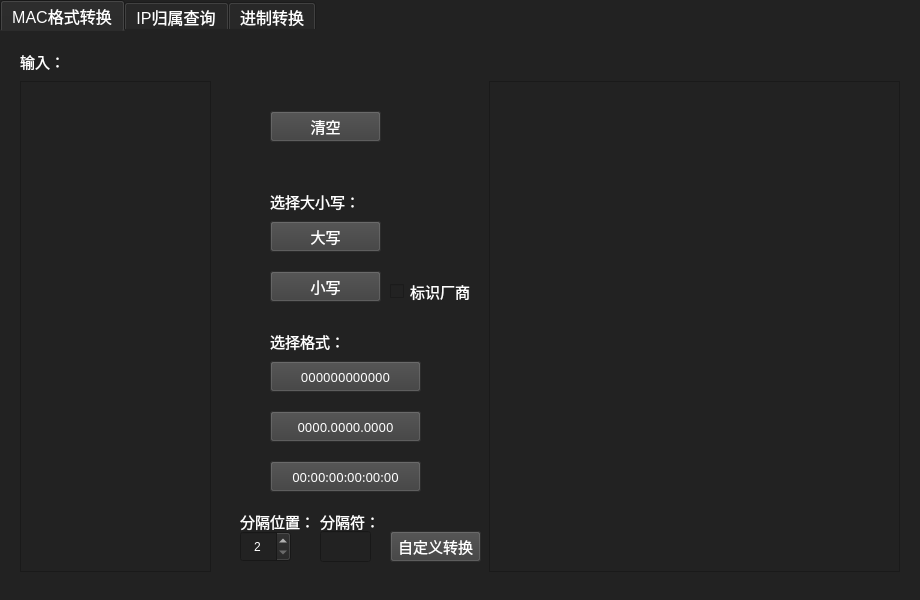
<?xml version="1.0" encoding="UTF-8"?>
<ui version="4.0">
 <class>net_tool</class>
 <widget class="QMainWindow" name="net_tool">
  <property name="geometry">
   <rect>
    <x>0</x>
    <y>0</y>
    <width>920</width>
    <height>600</height>
   </rect>
  </property>
  <property name="minimumSize">
   <size>
    <width>920</width>
    <height>600</height>
   </size>
  </property>
  <property name="maximumSize">
   <size>
    <width>921</width>
    <height>600</height>
   </size>
  </property>
  <property name="windowTitle">
   <string extracomment="by str130">MAC格式转换 v1.06</string>
  </property>
  <property name="styleSheet">
   <string notr="true">background-color: rgb(34, 34, 34);
color: rgb(255, 255, 255);</string>
  </property>
  <widget class="QWidget" name="centralwidget">
   <widget class="QTabWidget" name="tab_select">
    <property name="enabled">
     <bool>true</bool>
    </property>
    <property name="geometry">
     <rect>
      <x>0</x>
      <y>0</y>
      <width>920</width>
      <height>600</height>
     </rect>
    </property>
    <property name="palette">
     <palette>
      <active>
       <colorrole role="WindowText">
        <brush brushstyle="SolidPattern">
         <color alpha="255">
          <red>255</red>
          <green>255</green>
          <blue>255</blue>
         </color>
        </brush>
       </colorrole>
       <colorrole role="Button">
        <brush brushstyle="SolidPattern">
         <color alpha="255">
          <red>34</red>
          <green>34</green>
          <blue>34</blue>
         </color>
        </brush>
       </colorrole>
       <colorrole role="Text">
        <brush brushstyle="SolidPattern">
         <color alpha="255">
          <red>255</red>
          <green>255</green>
          <blue>255</blue>
         </color>
        </brush>
       </colorrole>
       <colorrole role="ButtonText">
        <brush brushstyle="SolidPattern">
         <color alpha="255">
          <red>255</red>
          <green>255</green>
          <blue>255</blue>
         </color>
        </brush>
       </colorrole>
       <colorrole role="Base">
        <brush brushstyle="SolidPattern">
         <color alpha="255">
          <red>34</red>
          <green>34</green>
          <blue>34</blue>
         </color>
        </brush>
       </colorrole>
       <colorrole role="Window">
        <brush brushstyle="SolidPattern">
         <color alpha="255">
          <red>34</red>
          <green>34</green>
          <blue>34</blue>
         </color>
        </brush>
       </colorrole>
       <colorrole role="PlaceholderText">
        <brush brushstyle="SolidPattern">
         <color alpha="128">
          <red>255</red>
          <green>255</green>
          <blue>255</blue>
         </color>
        </brush>
       </colorrole>
      </active>
      <inactive>
       <colorrole role="WindowText">
        <brush brushstyle="SolidPattern">
         <color alpha="255">
          <red>255</red>
          <green>255</green>
          <blue>255</blue>
         </color>
        </brush>
       </colorrole>
       <colorrole role="Button">
        <brush brushstyle="SolidPattern">
         <color alpha="255">
          <red>34</red>
          <green>34</green>
          <blue>34</blue>
         </color>
        </brush>
       </colorrole>
       <colorrole role="Text">
        <brush brushstyle="SolidPattern">
         <color alpha="255">
          <red>255</red>
          <green>255</green>
          <blue>255</blue>
         </color>
        </brush>
       </colorrole>
       <colorrole role="ButtonText">
        <brush brushstyle="SolidPattern">
         <color alpha="255">
          <red>255</red>
          <green>255</green>
          <blue>255</blue>
         </color>
        </brush>
       </colorrole>
       <colorrole role="Base">
        <brush brushstyle="SolidPattern">
         <color alpha="255">
          <red>34</red>
          <green>34</green>
          <blue>34</blue>
         </color>
        </brush>
       </colorrole>
       <colorrole role="Window">
        <brush brushstyle="SolidPattern">
         <color alpha="255">
          <red>34</red>
          <green>34</green>
          <blue>34</blue>
         </color>
        </brush>
       </colorrole>
       <colorrole role="PlaceholderText">
        <brush brushstyle="SolidPattern">
         <color alpha="128">
          <red>255</red>
          <green>255</green>
          <blue>255</blue>
         </color>
        </brush>
       </colorrole>
      </inactive>
      <disabled>
       <colorrole role="WindowText">
        <brush brushstyle="SolidPattern">
         <color alpha="255">
          <red>255</red>
          <green>255</green>
          <blue>255</blue>
         </color>
        </brush>
       </colorrole>
       <colorrole role="Button">
        <brush brushstyle="SolidPattern">
         <color alpha="255">
          <red>34</red>
          <green>34</green>
          <blue>34</blue>
         </color>
        </brush>
       </colorrole>
       <colorrole role="Text">
        <brush brushstyle="SolidPattern">
         <color alpha="255">
          <red>255</red>
          <green>255</green>
          <blue>255</blue>
         </color>
        </brush>
       </colorrole>
       <colorrole role="ButtonText">
        <brush brushstyle="SolidPattern">
         <color alpha="255">
          <red>255</red>
          <green>255</green>
          <blue>255</blue>
         </color>
        </brush>
       </colorrole>
       <colorrole role="Base">
        <brush brushstyle="SolidPattern">
         <color alpha="255">
          <red>34</red>
          <green>34</green>
          <blue>34</blue>
         </color>
        </brush>
       </colorrole>
       <colorrole role="Window">
        <brush brushstyle="SolidPattern">
         <color alpha="255">
          <red>34</red>
          <green>34</green>
          <blue>34</blue>
         </color>
        </brush>
       </colorrole>
       <colorrole role="PlaceholderText">
        <brush brushstyle="SolidPattern">
         <color alpha="128">
          <red>255</red>
          <green>255</green>
          <blue>255</blue>
         </color>
        </brush>
       </colorrole>
      </disabled>
     </palette>
    </property>
    <property name="font">
     <font>
      <family>Microsoft YaHei UI</family>
      <pointsize>12</pointsize>
      <bold>false</bold>
     </font>
    </property>
    <property name="styleSheet">
     <string notr="true">border-top-color: rgb(34, 34, 34);</string>
    </property>
    <property name="currentIndex">
     <number>0</number>
    </property>
    <property name="movable">
     <bool>false</bool>
    </property>
    <widget class="QWidget" name="net_tool_tab">
     <property name="styleSheet">
      <string notr="true"/>
     </property>
     <attribute name="title">
      <string>MAC格式转换</string>
     </attribute>
     <widget class="QPlainTextEdit" name="txtitpt">
      <property name="geometry">
       <rect>
        <x>20</x>
        <y>50</y>
        <width>191</width>
        <height>491</height>
       </rect>
      </property>
      <property name="sizePolicy">
       <sizepolicy hsizetype="Expanding" vsizetype="Expanding">
        <horstretch>0</horstretch>
        <verstretch>0</verstretch>
       </sizepolicy>
      </property>
      <property name="maximumSize">
       <size>
        <width>250</width>
        <height>16777215</height>
       </size>
      </property>
      <property name="font">
       <font>
        <family>Cascadia Code</family>
        <pointsize>9</pointsize>
        <italic>false</italic>
        <bold>false</bold>
        <kerning>true</kerning>
       </font>
      </property>
      <property name="cursor" stdset="0">
       <cursorShape>ArrowCursor</cursorShape>
      </property>
      <property name="toolTip">
       <string>&lt;html&gt;&lt;head/&gt;&lt;body&gt;&lt;p&gt;test&lt;/p&gt;&lt;/body&gt;&lt;/html&gt;</string>
      </property>
      <property name="whatsThis">
       <string>&lt;html&gt;&lt;head/&gt;&lt;body&gt;&lt;p&gt;test&lt;/p&gt;&lt;/body&gt;&lt;/html&gt;</string>
      </property>
      <property name="styleSheet">
       <string notr="true"/>
      </property>
      <property name="locale">
       <locale language="English" country="UnitedStates"/>
      </property>
      <property name="plainText">
       <string/>
      </property>
      <property name="textInteractionFlags">
       <set>Qt::TextEditorInteraction</set>
      </property>
     </widget>
     <widget class="QLabel" name="label_4">
      <property name="geometry">
       <rect>
        <x>270</x>
        <y>300</y>
        <width>91</width>
        <height>21</height>
       </rect>
      </property>
      <property name="font">
       <font>
        <family>Microsoft YaHei UI Light</family>
        <pointsize>11</pointsize>
        <italic>false</italic>
        <bold>false</bold>
       </font>
      </property>
      <property name="cursor">
       <cursorShape>ArrowCursor</cursorShape>
      </property>
      <property name="text">
       <string>选择格式：</string>
      </property>
     </widget>
     <widget class="QPushButton" name="clean">
      <property name="geometry">
       <rect>
        <x>270</x>
        <y>80</y>
        <width>111</width>
        <height>31</height>
       </rect>
      </property>
      <property name="font">
       <font>
        <family>Microsoft YaHei UI Light</family>
        <pointsize>11</pointsize>
        <italic>false</italic>
        <bold>false</bold>
       </font>
      </property>
      <property name="cursor">
       <cursorShape>ArrowCursor</cursorShape>
      </property>
      <property name="styleSheet">
       <string notr="true">background-color: rgb(61, 61, 61);</string>
      </property>
      <property name="text">
       <string>清空</string>
      </property>
     </widget>
     <widget class="QPushButton" name="print_Upper">
      <property name="geometry">
       <rect>
        <x>270</x>
        <y>190</y>
        <width>111</width>
        <height>31</height>
       </rect>
      </property>
      <property name="font">
       <font>
        <family>Microsoft YaHei UI Light</family>
        <pointsize>11</pointsize>
        <italic>false</italic>
        <bold>false</bold>
       </font>
      </property>
      <property name="cursor">
       <cursorShape>ArrowCursor</cursorShape>
      </property>
      <property name="styleSheet">
       <string notr="true">background-color: rgb(61, 61, 61);</string>
      </property>
      <property name="text">
       <string>大写</string>
      </property>
     </widget>
     <widget class="QLabel" name="label_3">
      <property name="geometry">
       <rect>
        <x>270</x>
        <y>160</y>
        <width>91</width>
        <height>20</height>
       </rect>
      </property>
      <property name="font">
       <font>
        <family>Microsoft YaHei UI Light</family>
        <pointsize>11</pointsize>
        <italic>false</italic>
        <bold>false</bold>
       </font>
      </property>
      <property name="cursor">
       <cursorShape>ArrowCursor</cursorShape>
      </property>
      <property name="text">
       <string>选择大小写：</string>
      </property>
     </widget>
     <widget class="QTextBrowser" name="txtotpt">
      <property name="enabled">
       <bool>true</bool>
      </property>
      <property name="geometry">
       <rect>
        <x>489</x>
        <y>50</y>
        <width>411</width>
        <height>491</height>
       </rect>
      </property>
      <property name="font">
       <font>
        <family>Cascadia Code</family>
        <pointsize>9</pointsize>
        <italic>false</italic>
        <bold>false</bold>
       </font>
      </property>
      <property name="cursor" stdset="0">
       <cursorShape>ArrowCursor</cursorShape>
      </property>
      <property name="locale">
       <locale language="English" country="UnitedStates"/>
      </property>
      <property name="lineWrapMode">
       <enum>QTextEdit::NoWrap</enum>
      </property>
     </widget>
     <widget class="QLabel" name="label_2">
      <property name="geometry">
       <rect>
        <x>250</x>
        <y>-30</y>
        <width>91</width>
        <height>21</height>
       </rect>
      </property>
      <property name="font">
       <font>
        <family>Microsoft YaHei UI Light</family>
        <pointsize>11</pointsize>
        <italic>false</italic>
        <bold>false</bold>
       </font>
      </property>
      <property name="cursor">
       <cursorShape>ArrowCursor</cursorShape>
      </property>
      <property name="text">
       <string>输出：</string>
      </property>
     </widget>
     <widget class="QPushButton" name="mode3">
      <property name="geometry">
       <rect>
        <x>270</x>
        <y>430</y>
        <width>151</width>
        <height>31</height>
       </rect>
      </property>
      <property name="font">
       <font>
        <family>Cascadia Code</family>
        <pointsize>10</pointsize>
        <italic>false</italic>
        <bold>false</bold>
       </font>
      </property>
      <property name="cursor">
       <cursorShape>ArrowCursor</cursorShape>
      </property>
      <property name="styleSheet">
       <string notr="true">background-color: rgb(61, 61, 61);</string>
      </property>
      <property name="text">
       <string>00:00:00:00:00:00</string>
      </property>
     </widget>
     <widget class="QPushButton" name="mode4">
      <property name="enabled">
       <bool>true</bool>
      </property>
      <property name="geometry">
       <rect>
        <x>390</x>
        <y>500</y>
        <width>91</width>
        <height>31</height>
       </rect>
      </property>
      <property name="font">
       <font>
        <family>Microsoft YaHei UI Light</family>
        <pointsize>11</pointsize>
        <italic>false</italic>
        <bold>false</bold>
       </font>
      </property>
      <property name="cursor">
       <cursorShape>ArrowCursor</cursorShape>
      </property>
      <property name="styleSheet">
       <string notr="true">background-color: rgb(61, 61, 61);</string>
      </property>
      <property name="text">
       <string>自定义转换</string>
      </property>
     </widget>
     <widget class="QCheckBox" name="Vendor_id">
      <property name="geometry">
       <rect>
        <x>390</x>
        <y>250</y>
        <width>81</width>
        <height>21</height>
       </rect>
      </property>
      <property name="font">
       <font>
        <family>Microsoft YaHei UI Light</family>
        <pointsize>11</pointsize>
        <italic>false</italic>
        <bold>false</bold>
       </font>
      </property>
      <property name="cursor">
       <cursorShape>ArrowCursor</cursorShape>
      </property>
      <property name="styleSheet">
       <string notr="true"/>
      </property>
      <property name="text">
       <string>标识厂商</string>
      </property>
     </widget>
     <widget class="QPushButton" name="mode1">
      <property name="geometry">
       <rect>
        <x>270</x>
        <y>330</y>
        <width>151</width>
        <height>31</height>
       </rect>
      </property>
      <property name="sizePolicy">
       <sizepolicy hsizetype="Minimum" vsizetype="Minimum">
        <horstretch>0</horstretch>
        <verstretch>0</verstretch>
       </sizepolicy>
      </property>
      <property name="font">
       <font>
        <family>Cascadia Code</family>
        <pointsize>10</pointsize>
        <italic>false</italic>
        <bold>false</bold>
       </font>
      </property>
      <property name="cursor">
       <cursorShape>ArrowCursor</cursorShape>
      </property>
      <property name="styleSheet">
       <string notr="true">background-color: rgb(61, 61, 61);</string>
      </property>
      <property name="text">
       <string>000000000000</string>
      </property>
     </widget>
     <widget class="QPushButton" name="mode2">
      <property name="geometry">
       <rect>
        <x>270</x>
        <y>380</y>
        <width>151</width>
        <height>31</height>
       </rect>
      </property>
      <property name="font">
       <font>
        <family>Cascadia Code</family>
        <pointsize>10</pointsize>
        <italic>false</italic>
        <bold>false</bold>
       </font>
      </property>
      <property name="cursor">
       <cursorShape>ArrowCursor</cursorShape>
      </property>
      <property name="styleSheet">
       <string notr="true">background-color: rgb(61, 61, 61);</string>
      </property>
      <property name="text">
       <string>0000.0000.0000</string>
      </property>
     </widget>
     <widget class="QPushButton" name="print_Lower">
      <property name="geometry">
       <rect>
        <x>270</x>
        <y>240</y>
        <width>111</width>
        <height>31</height>
       </rect>
      </property>
      <property name="font">
       <font>
        <family>Microsoft YaHei UI Light</family>
        <pointsize>11</pointsize>
        <italic>false</italic>
        <bold>false</bold>
       </font>
      </property>
      <property name="cursor">
       <cursorShape>ArrowCursor</cursorShape>
      </property>
      <property name="styleSheet">
       <string notr="true">background-color: rgb(61, 61, 61);</string>
      </property>
      <property name="text">
       <string>小写</string>
      </property>
     </widget>
     <widget class="QLabel" name="label">
      <property name="geometry">
       <rect>
        <x>20</x>
        <y>20</y>
        <width>91</width>
        <height>21</height>
       </rect>
      </property>
      <property name="font">
       <font>
        <family>Microsoft YaHei UI Light</family>
        <pointsize>11</pointsize>
        <italic>false</italic>
        <bold>false</bold>
       </font>
      </property>
      <property name="cursor">
       <cursorShape>ArrowCursor</cursorShape>
      </property>
      <property name="text">
       <string>输入：</string>
      </property>
     </widget>
     <widget class="QSpinBox" name="spli_num_box">
      <property name="geometry">
       <rect>
        <x>240</x>
        <y>500</y>
        <width>51</width>
        <height>31</height>
       </rect>
      </property>
      <property name="focusPolicy">
       <enum>Qt::WheelFocus</enum>
      </property>
      <property name="alignment">
       <set>Qt::AlignCenter</set>
      </property>
      <property name="minimum">
       <number>2</number>
      </property>
      <property name="maximum">
       <number>4</number>
      </property>
      <property name="value">
       <number>2</number>
      </property>
     </widget>
     <widget class="QLabel" name="label_10">
      <property name="geometry">
       <rect>
        <x>320</x>
        <y>480</y>
        <width>61</width>
        <height>20</height>
       </rect>
      </property>
      <property name="font">
       <font>
        <family>Microsoft YaHei UI Light</family>
        <pointsize>11</pointsize>
        <italic>false</italic>
        <bold>false</bold>
       </font>
      </property>
      <property name="cursor">
       <cursorShape>ArrowCursor</cursorShape>
      </property>
      <property name="text">
       <string>分隔符：</string>
      </property>
     </widget>
     <widget class="QLabel" name="label_11">
      <property name="geometry">
       <rect>
        <x>240</x>
        <y>480</y>
        <width>71</width>
        <height>20</height>
       </rect>
      </property>
      <property name="font">
       <font>
        <family>Microsoft YaHei UI Light</family>
        <pointsize>11</pointsize>
        <italic>false</italic>
        <bold>false</bold>
       </font>
      </property>
      <property name="cursor">
       <cursorShape>ArrowCursor</cursorShape>
      </property>
      <property name="text">
       <string>分隔位置：</string>
      </property>
     </widget>
     <widget class="QLineEdit" name="spli_char_box">
      <property name="geometry">
       <rect>
        <x>320</x>
        <y>500</y>
        <width>51</width>
        <height>31</height>
       </rect>
      </property>
      <property name="maxLength">
       <number>1</number>
      </property>
      <property name="echoMode">
       <enum>QLineEdit::Normal</enum>
      </property>
      <property name="alignment">
       <set>Qt::AlignCenter</set>
      </property>
     </widget>
    </widget>
    <widget class="QWidget" name="IP_Source">
     <attribute name="title">
      <string>IP归属查询</string>
     </attribute>
     <widget class="QPlainTextEdit" name="ip_Input">
      <property name="geometry">
       <rect>
        <x>20</x>
        <y>50</y>
        <width>191</width>
        <height>491</height>
       </rect>
      </property>
     </widget>
     <widget class="QTextBrowser" name="ip_Output">
      <property name="geometry">
       <rect>
        <x>380</x>
        <y>50</y>
        <width>521</width>
        <height>491</height>
       </rect>
      </property>
     </widget>
     <widget class="QPushButton" name="ip_Search">
      <property name="geometry">
       <rect>
        <x>250</x>
        <y>150</y>
        <width>91</width>
        <height>31</height>
       </rect>
      </property>
      <property name="font">
       <font>
        <family>Microsoft YaHei UI</family>
       </font>
      </property>
      <property name="styleSheet">
       <string notr="true">background-color: rgb(61, 61, 61);</string>
      </property>
      <property name="text">
       <string>查询IP归属</string>
      </property>
     </widget>
     <widget class="QPushButton" name="clear_ip_memory">
      <property name="geometry">
       <rect>
        <x>230</x>
        <y>420</y>
        <width>131</width>
        <height>31</height>
       </rect>
      </property>
      <property name="font">
       <font>
        <family>Microsoft YaHei UI</family>
        <pointsize>10</pointsize>
       </font>
      </property>
      <property name="styleSheet">
       <string notr="true">background-color: rgb(61, 61, 61);</string>
      </property>
      <property name="text">
       <string>清空IP库占用的内存</string>
      </property>
     </widget>
     <widget class="QPushButton" name="clear_ip_source">
      <property name="geometry">
       <rect>
        <x>250</x>
        <y>220</y>
        <width>91</width>
        <height>31</height>
       </rect>
      </property>
      <property name="font">
       <font>
        <family>Microsoft YaHei UI</family>
        <pointsize>10</pointsize>
       </font>
      </property>
      <property name="styleSheet">
       <string notr="true">background-color: rgb(61, 61, 61);</string>
      </property>
      <property name="text">
       <string>清空</string>
      </property>
     </widget>
     <widget class="QPushButton" name="IPtoint">
      <property name="geometry">
       <rect>
        <x>250</x>
        <y>290</y>
        <width>91</width>
        <height>31</height>
       </rect>
      </property>
      <property name="font">
       <font>
        <family>Microsoft YaHei UI</family>
       </font>
      </property>
      <property name="styleSheet">
       <string notr="true">background-color: rgb(61, 61, 61);</string>
      </property>
      <property name="text">
       <string>IP转数字</string>
      </property>
     </widget>
     <widget class="QPushButton" name="inttoIP">
      <property name="geometry">
       <rect>
        <x>250</x>
        <y>340</y>
        <width>91</width>
        <height>31</height>
       </rect>
      </property>
      <property name="font">
       <font>
        <family>Microsoft YaHei UI</family>
       </font>
      </property>
      <property name="styleSheet">
       <string notr="true">background-color: rgb(61, 61, 61);</string>
      </property>
      <property name="text">
       <string>数字转IP</string>
      </property>
     </widget>
     <widget class="QLabel" name="label_5">
      <property name="geometry">
       <rect>
        <x>20</x>
        <y>20</y>
        <width>91</width>
        <height>21</height>
       </rect>
      </property>
      <property name="font">
       <font>
        <family>Microsoft YaHei UI Light</family>
        <pointsize>11</pointsize>
        <italic>false</italic>
        <bold>false</bold>
       </font>
      </property>
      <property name="cursor">
       <cursorShape>ArrowCursor</cursorShape>
      </property>
      <property name="text">
       <string>输入：</string>
      </property>
     </widget>
    </widget>
    <widget class="QWidget" name="base_conversion">
     <property name="styleSheet">
      <string notr="true">font: 12pt &quot;Cascadia Code&quot;;</string>
     </property>
     <attribute name="title">
      <string>进制转换</string>
     </attribute>
     <widget class="QLabel" name="label_6">
      <property name="geometry">
       <rect>
        <x>40</x>
        <y>60</y>
        <width>91</width>
        <height>21</height>
       </rect>
      </property>
      <property name="font">
       <font>
        <family>Cascadia Code</family>
        <pointsize>12</pointsize>
        <italic>false</italic>
        <bold>false</bold>
       </font>
      </property>
      <property name="cursor">
       <cursorShape>ArrowCursor</cursorShape>
      </property>
      <property name="text">
       <string>2进制:</string>
      </property>
     </widget>
     <widget class="QLineEdit" name="conver22">
      <property name="geometry">
       <rect>
        <x>40</x>
        <y>90</y>
        <width>811</width>
        <height>41</height>
       </rect>
      </property>
     </widget>
     <widget class="QLineEdit" name="conver28">
      <property name="geometry">
       <rect>
        <x>40</x>
        <y>190</y>
        <width>811</width>
        <height>41</height>
       </rect>
      </property>
     </widget>
     <widget class="QLabel" name="label_7">
      <property name="geometry">
       <rect>
        <x>40</x>
        <y>160</y>
        <width>91</width>
        <height>21</height>
       </rect>
      </property>
      <property name="font">
       <font>
        <family>Cascadia Code</family>
        <pointsize>12</pointsize>
        <italic>false</italic>
        <bold>false</bold>
       </font>
      </property>
      <property name="cursor">
       <cursorShape>ArrowCursor</cursorShape>
      </property>
      <property name="text">
       <string>8进制:</string>
      </property>
     </widget>
     <widget class="QLineEdit" name="conver210">
      <property name="geometry">
       <rect>
        <x>40</x>
        <y>310</y>
        <width>811</width>
        <height>41</height>
       </rect>
      </property>
     </widget>
     <widget class="QLabel" name="label_8">
      <property name="geometry">
       <rect>
        <x>40</x>
        <y>280</y>
        <width>91</width>
        <height>21</height>
       </rect>
      </property>
      <property name="font">
       <font>
        <family>Cascadia Code</family>
        <pointsize>12</pointsize>
        <italic>false</italic>
        <bold>false</bold>
       </font>
      </property>
      <property name="cursor">
       <cursorShape>ArrowCursor</cursorShape>
      </property>
      <property name="text">
       <string>10进制:</string>
      </property>
     </widget>
     <widget class="QLineEdit" name="conver216">
      <property name="geometry">
       <rect>
        <x>40</x>
        <y>430</y>
        <width>811</width>
        <height>41</height>
       </rect>
      </property>
     </widget>
     <widget class="QLabel" name="label_9">
      <property name="geometry">
       <rect>
        <x>40</x>
        <y>400</y>
        <width>91</width>
        <height>21</height>
       </rect>
      </property>
      <property name="font">
       <font>
        <family>Cascadia Code</family>
        <pointsize>12</pointsize>
        <italic>false</italic>
        <bold>false</bold>
       </font>
      </property>
      <property name="cursor">
       <cursorShape>ArrowCursor</cursorShape>
      </property>
      <property name="text">
       <string>16进制:</string>
      </property>
     </widget>
    </widget>
   </widget>
  </widget>
 </widget>
 <tabstops>
  <tabstop>txtitpt</tabstop>
  <tabstop>txtotpt</tabstop>
  <tabstop>clean</tabstop>
  <tabstop>print_Upper</tabstop>
  <tabstop>Vendor_id</tabstop>
  <tabstop>print_Lower</tabstop>
  <tabstop>mode1</tabstop>
  <tabstop>mode2</tabstop>
  <tabstop>mode4</tabstop>
  <tabstop>mode3</tabstop>
 </tabstops>
 <resources/>
 <connections/>
</ui>
